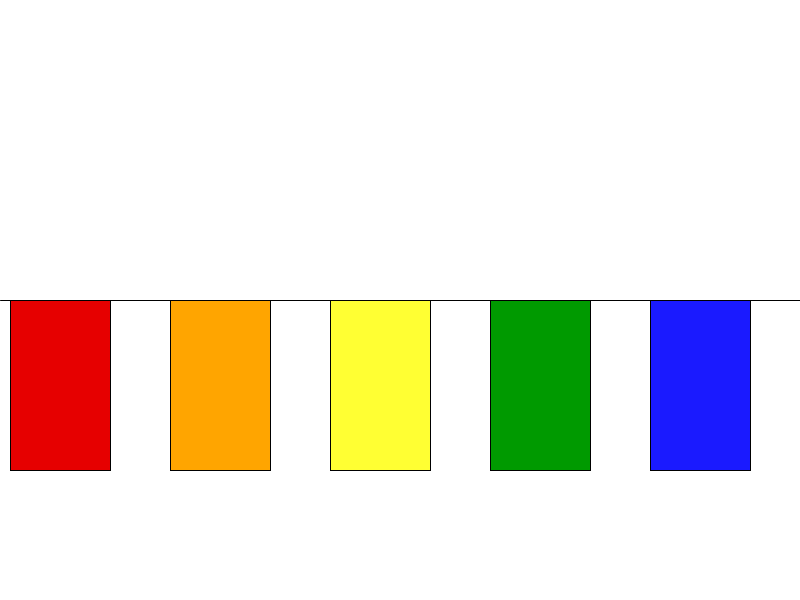
Frame 1 (no input)
Frame 60 (the mouse pressed at the canvas centre just before this capture): identical to frame 1, image omitted
Frame 120 (the mouse held since frame 60 and released just before this capture): identical to frame 1, image omitted

The Processing sketch that drew this single still picture (run headless with seeded random() and noise(); from frame 60 on, the mouse is pressed at the canvas centre):

// Processing sketch: sketchFlags
// ── sketchFlags.pde
/****************************************
File: sketchFlags.pde
Developed by: María José Zamora Vargas
Project: FunSkills - [Game]
version: 1.0
last edited: María José:: 16.20

Description: Flags Game Basic GUI

TEC 2019 | Lenguajes, compiladores e interpretes
****************************************/

String colors[] = {"Verde","Amarillo","Azul","Rojo","Naranja"};
void setup() {
  size(800,600);
}

void draw(){
  background(255);
  flags();
}

void sequence_Colors() {
  textAlign(CENTER);
  for (int i=0;i<5;i++){
     //text(colors[int(random(colors.length)-1)], height/2, width/2);
  }
  
 
}


void flags(){
  line(0, height/2, width, height/2);
  
  fill(#e60000);
  rect(10, height/2, 100, 170);
  
  fill(#ffa500);
  rect(170, height/2, 100, 170);
  
  fill(#ffff33);
  rect(330, height/2, 100, 170);
  
  fill(#009a00);
  rect(490, height/2, 100, 170);
  
  fill(#1a1aff);
  rect(650, height/2, 100, 170);
}
